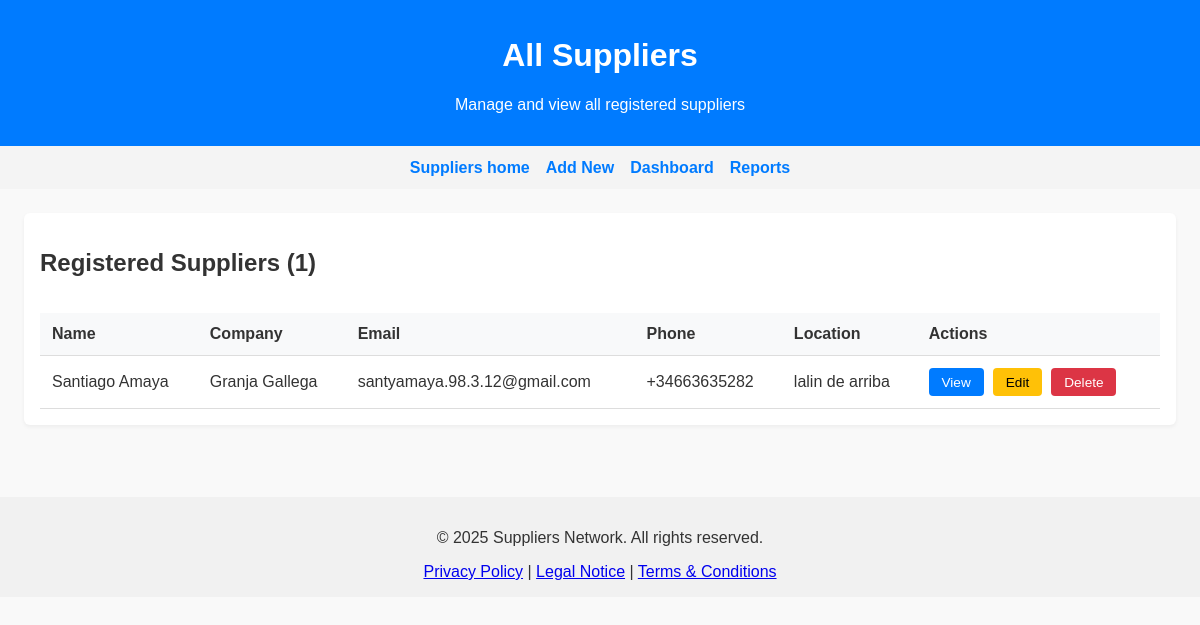
The page /suppliers/list/ on the database as committed earlier.
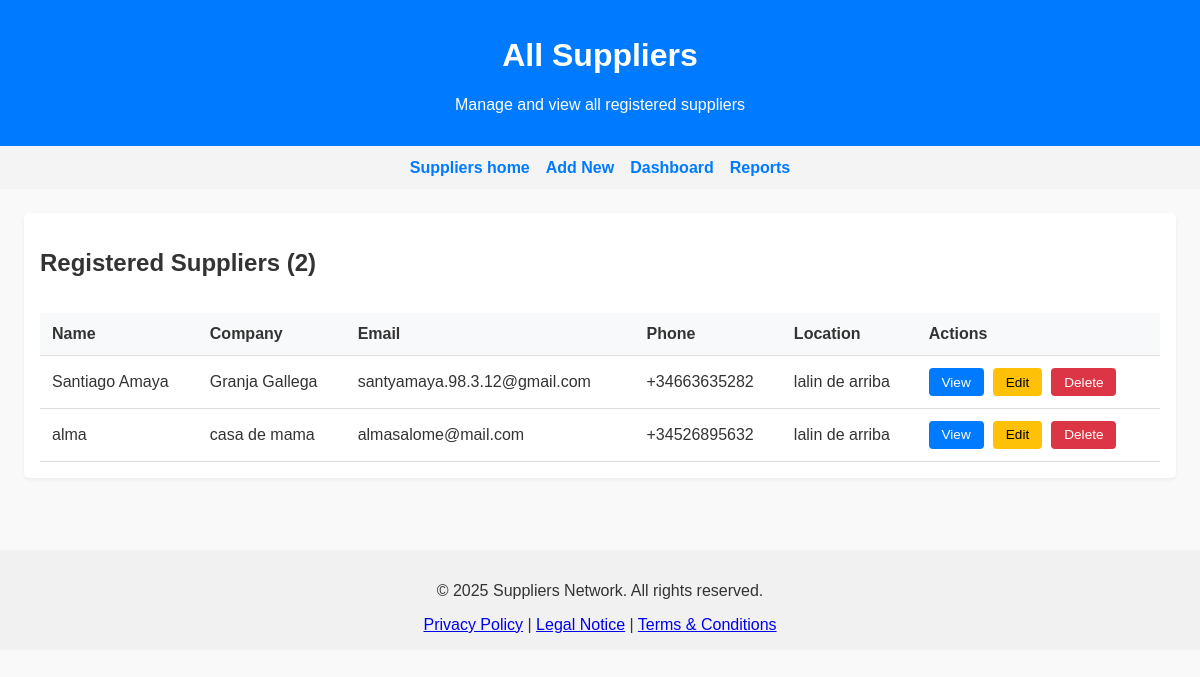
The same page on the database as committed later.
### Suppliers/models.py (models this page shows, shortened)
class SuppliersModel(models.Model):
    id = models.UUIDField(primary_key=True, default=uuid.uuid4, editable=False)
    full_name = models.CharField(max_length=150)
    company_name = models.CharField(max_length=200, blank=True, null=True)
    email = models.EmailField(unique=True)
    phone = models.CharField(max_length=15)  # Will validate in form
    address = models.CharField(max_length=255)
    zip_code = ESPostalCodeField()
    province = models.CharField(max_length=90)
    location = models.CharField(max_length=150, blank=True, null=True)
    tax_id = ESIdentityCardNumberField(blank=True, null=True)
    production_activity = models.CharField(max_length=200, help_text="Type of farming or production activity")
    approved = models.BooleanField(default=False)  # ✅ Admin must approve
    date_joined = models.DateTimeField(auto_now_add=True)
    user = models.OneToOneField(User, on_delete=models.SET_NULL, null=True, blank=True)
    class Meta:
        verbose_name = "Supplier"
        verbose_name_plural = "Suppliers"
        ordering = ['full_name']

### Suppliers/views.py (the view)
# urls.py: path('list/', views.Suppliers_List, name='supplier_list'),
def Suppliers_List(request):
    suppliers = SuppliersModel.objects.all()
    return render(request, "Suppliers/supplier_list.html", {'suppliers': suppliers})

### Suppliers/templates/Suppliers/supplier_list.html (shortened to what this page needs)
{% load static %}
<!DOCTYPE html>
<html lang="en">
<head>
  <link rel="stylesheet" href="{% static 'Suppliers/css/suppliers_list.css' %}">
</head>
<body>
  <header>
    <h1>All Suppliers</h1>
    <p>Manage and view all registered suppliers</p>
  </header>
  <nav>
    <a href="{% url 'suppliers' %}">Suppliers home</a>
    <a href="{% url 'supplier_create' %}">Add New</a>
    <a href="#">Dashboard</a>
    <a href="#">Reports</a>
  </nav>
  <div class="container">
    <div class="info-box">
      <div class="header-actions">
        <h2>Registered Suppliers ({{ suppliers.count }})</h2>
      </div>
      {% if suppliers %}
        <div class="table-container">
          <table class="suppliers-table">
            <thead>
              <tr>
                <th>Name</th>
                <th>Company</th>
                <th>Email</th>
                <th>Phone</th>
                <th>Location</th>
                <th>Actions</th>
              </tr>
            </thead>
            <tbody>
              {% for supplier in suppliers %}
              <tr>
                <td>{{ supplier.full_name }}</td>
                <td>{{ supplier.company_name|default:"-" }}</td>
                <td>{{ supplier.email }}</td>
                <td>{{ supplier.phone|default:"-" }}</td>
                <td>{{ supplier.location|default:"-" }}</td>
                <td class="actions">
                  <a href="{% url 'supplier_detail' supplier.pk %}" class="btn btn-view">View</a>
                  <a href="{% url 'supplier_edit' supplier.pk %}" class="btn btn-edit">Edit</a>
                  <a href="{% url 'supplier_delete' supplier.pk %}" class="btn btn-delete">Delete</a>
                </td>
              </tr>
              {% endfor %}
            </tbody>
          </table>
        </div>
      {% else %}
        <div class="no-suppliers">
          <h3>No suppliers registered yet</h3>
          <p>Start by adding your first supplier to the network.</p>
          <a href="{% url 'supplier_create' %}" class="btn btn-primary">Add First Supplier</a>
        </div>
      {% endif %}
    </div>
  </div>
  <footer>
    <p>&copy; 2025 Suppliers Network. All rights reserved.</p>
    <a href="#">Privacy Policy</a> |
    <a href="#">Legal Notice</a> |
    <a href="#">Terms & Conditions</a>
  </footer>
</body>
</html>

Rows that differ between the two databases and show on the page:
added SuppliersModel: full_name "alma", company_name "casa de mama", email "almasalome@mail.com", phone "+34526895632", location "lalin de arriba"
Other text that changed with them:
{{ suppliers.count }}: "1" → "2"
